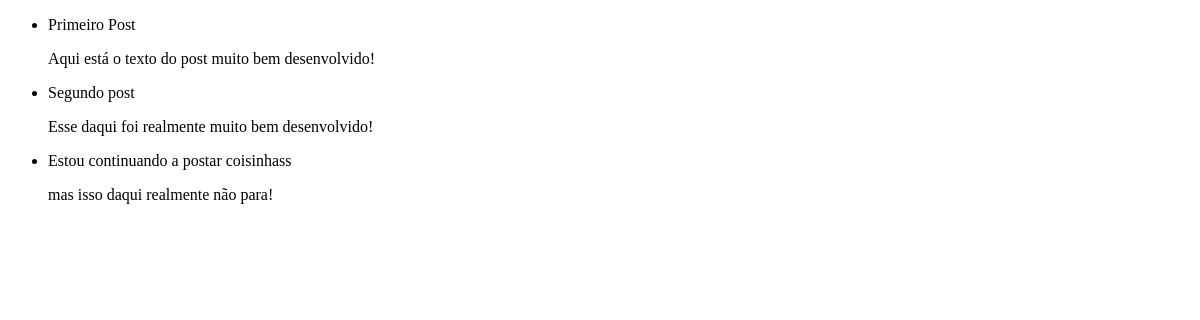
The page /blog/ on the database as committed earlier.
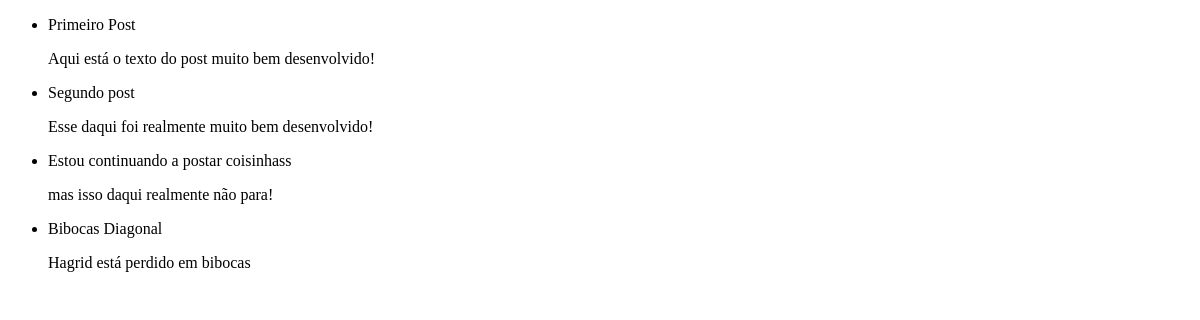
The same page on the database as committed later.
### blog/models.py (models this page shows, shortened)
class Post(models.Model):
    header = models.CharField(max_length=50)
    text = models.CharField(max_length=200)

### blog/views.py (the view)
# urls.py: path('', views.index, name="index")
def index(request):
    context = {'lista_de_posts': Post.objects.all()}
    return render(request, 'blog/index.html', context=context)

### blog/templates/blog/index.html (shortened to what this page needs)
<!DOCTYPE html>
<html lang="pt-br">
<head>
</head>
<body>
    <ul>
    {% for post in lista_de_posts %}
        <li>{{ post.header }} <p>{{ post.text }}</p></li>
    {% endfor %}
    </ul>
</body>
</html>

Rows that differ between the two databases and show on the page:
added Post: header "Bibocas Diagonal", text "Hagrid está perdido em bibocas"
